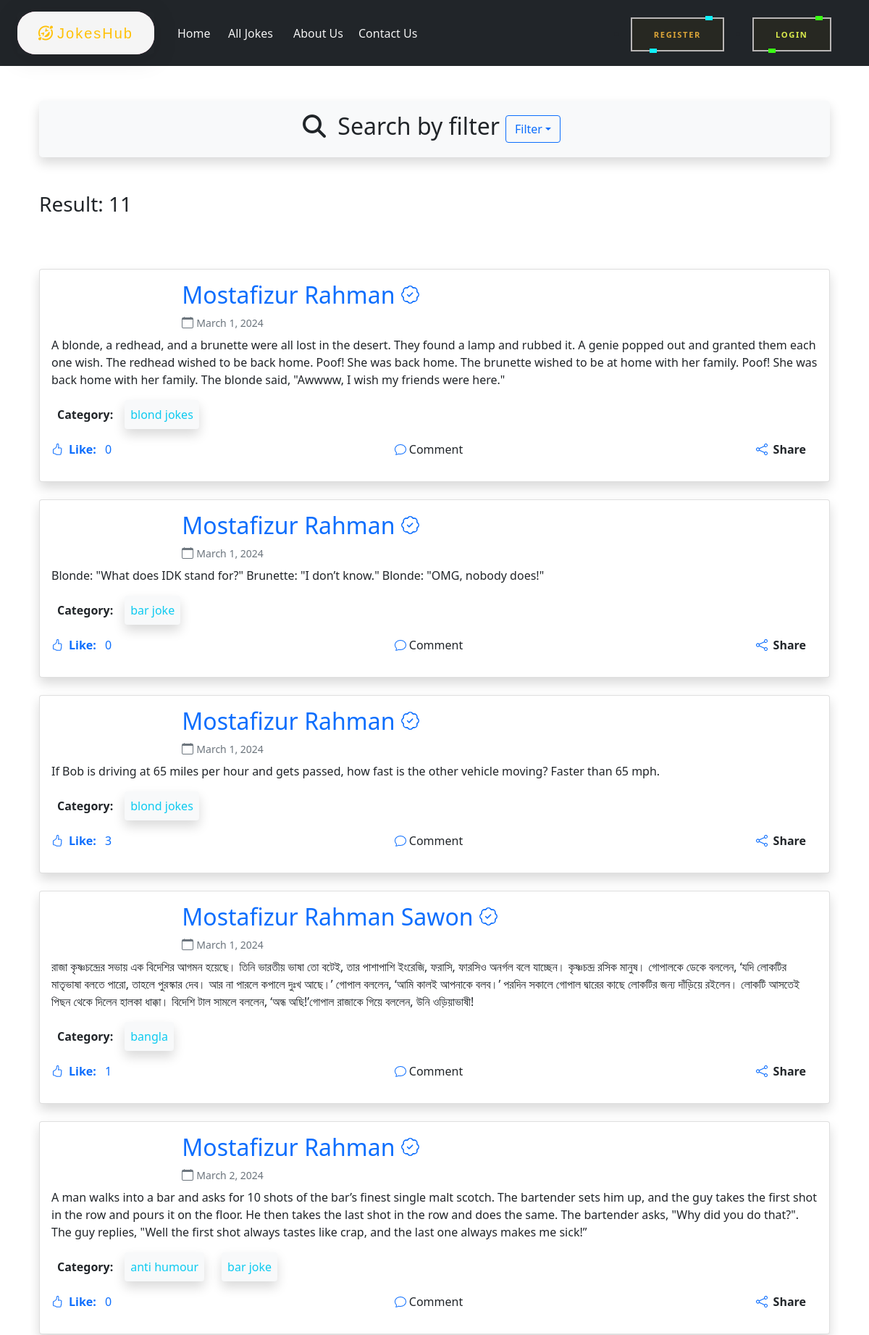
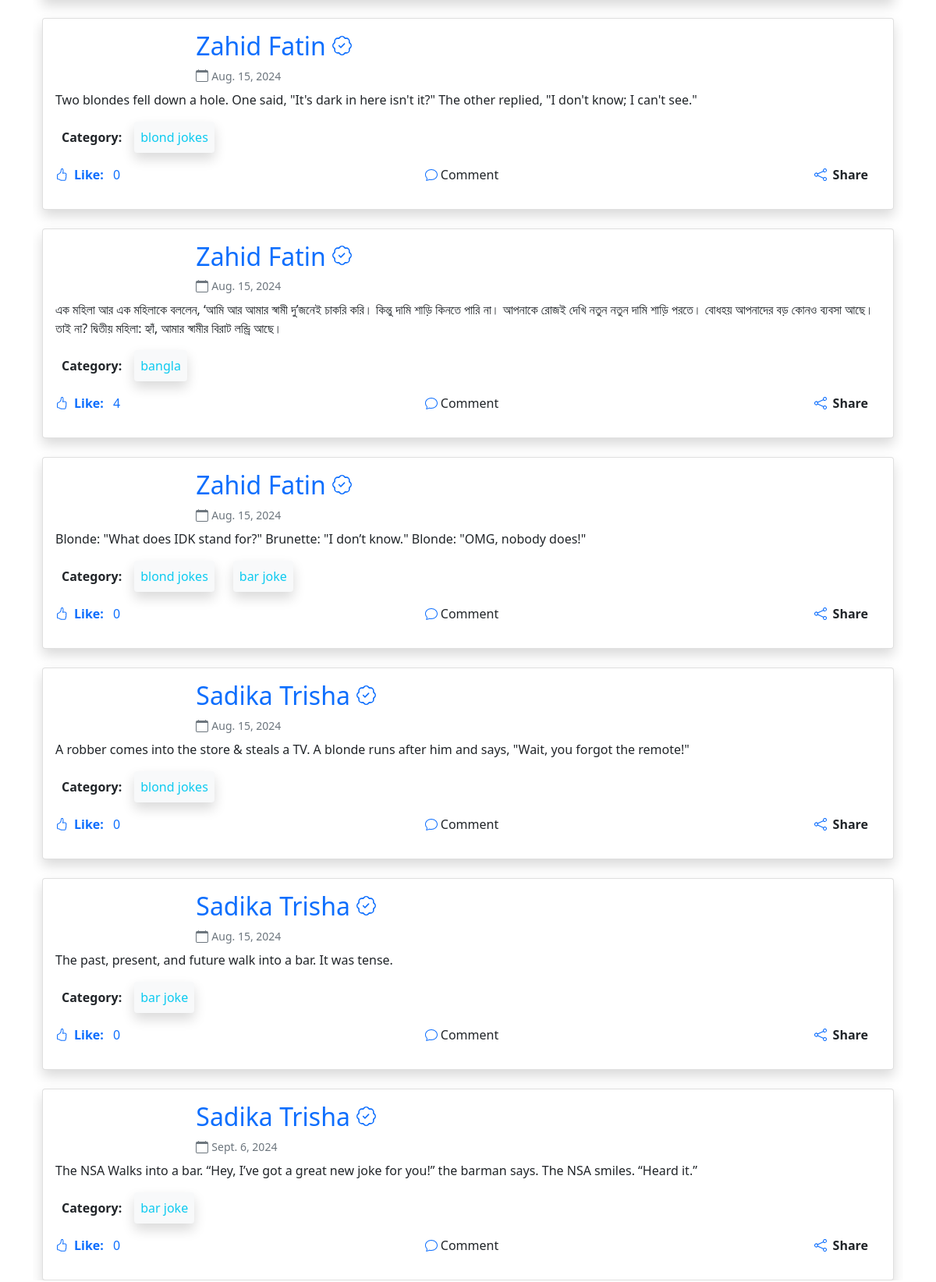
Screenshot of /jokes/all-jokes (upper part) with the database file from the repository (2 pictures, top to bottom).
### jokes/models.py (models this page shows, shortened)
class Joke(models.Model):
    description = models.TextField()
    like = models.IntegerField(default=0)
    owner = models.ForeignKey(User, on_delete=models.CASCADE)
    created_on = models.DateField(auto_now_add=True, null=True, blank=True)
    categories = models.ManyToManyField(Category, related_name="categories")
    shared_condition = models.BooleanField(default=False)
    shared_jokes = models.ForeignKey(User, on_delete = models.CASCADE, blank = True, null = True, related_name = 'shared')

class Category(models.Model):
    name = models.CharField(max_length=20)
    slug = models.SlugField(max_length=20,unique=True, null=True, blank=True)

### jokes/views.py (the view)
# urls.py: path("all-jokes", views.all_jokes, name = "all_jokes"),
def all_jokes(request, category_slug = None):
    jokes = Joke.objects.all()
    if category_slug is not None:
        categories = Category.objects.get(slug = category_slug)
        jokes = Joke.objects.filter(categories  = categories)
    categories = Category.objects.all()
    return render(request, 'show_jokes_main.html', {'jokes' : jokes, 'categories' : categories})

### jokes/templates/show_jokes_main.html (shortened to what this page needs)
{% extends 'base.html' %}
{% block content %}
{% load crispy_forms_tags %}
  <div class="container">
    <div class="d-flex justify-content-center align-items-center my-5 bg-light py-3 px-1 rounded-3 shadow">
      <div class="">
        <h2><i class="fa-solid fa-magnifying-glass me-2"></i> Search by filter</h2>
      </div>
      <div class="mx-2 dropdown">
        <button class="btn btn-outline-primary dropdown-toggle" type="button" id="dropdownMenuButton1" data-bs-toggle="dropdown" aria-expanded="false">Filter</button>
      </div>
    </div>
    <div class="my-5">
      <h3>Result: {{ jokes|length }}</h3>
    </div>
    <div class="row my-4 gy-4 d-flex justify-content-center overflow-auto">
      {% for joke in jokes %}
        <div class="col-md-12 d-flex justify-content-center w-100">
          <div style="width: 100vw;" class="card shadow rounded">
            <div class="card-body">
              <div class="row mb-2 d-flex align-items-center">
                <div class="col-md-10">
                  <h2 class="text-primary me-3">{{ joke.owner.first_name }} {{ joke.owner.last_name }} </h2>
                  <div class="d-flex align-items-center">
                    <small class="ms-1 text-muted">{{ joke.created_on }}</small>
                  </div>
                </div>
              </div>
              <p class="card-text">{{ joke.description }}</p>
              <div class="d-flex mb-3">
                <strong class="me-2 p-2">Category:</strong>
                {% for category in joke.categories.all %}
                  <a class="me-4 p-2 shadow rounded bg-light text-decoration-none text-info">{{ category.name }}</a>
                {% endfor %}
              </div>
              <div class="row text-info pe-3">
                <div class="col-md-4">
                  <p class="text-primary d-flex align-items-center">
                    <a class="text-decoration-none" href="{% url 'like_joke_url' joke.id %}"><strong class="me-2">Like:</strong> {{ joke.like }}</a>
                  </p>
                </div>
                <div class="col-md-4 ms-auto text-primary d-flex justify-content-center">
                  <p class="d-flex align-items-center">
                    <a href="{% url 'joke_detail' joke.pk %}" class="ms-1 text-decoration-none text-dark">Comment</a>
                  </p>
                </div>
                <div class="col-md-4 ms-auto text-primary d-flex justify-content-end">
                  <p class="d-flex align-items-center">
                    <a class="text-decoration-none" href="{% url 'share_joke_url' joke.id %}"><strong class="ms-2 text-dark">Share</strong></a>
                  </p>
                </div>
              </div>
            </div>
          </div>
        </div>
      {% endfor %}
    </div>
  </div>
{% endblock %}

### rows the page displays
Joke: owner.first_name "Mostafizur", owner.last_name "Rahman", created_on "March 1, 2024", description "A blonde, a redhead, and a brunette were all lost in the desert. They found a lamp and rubbed it. A genie popped out and granted them each one wish. The redhead wished to be back home. Poof! She was back home. The brunette wished to be at home with her family. Poof! She was back home with her family. The blonde said, \"Awwww, I wish my friends were here.\"", like "0"
Category: name "blond jokes"
Joke: owner.first_name "Mostafizur", owner.last_name "Rahman", created_on "March 1, 2024", description "Blonde: \"What does IDK stand for?\" Brunette: \"I don’t know.\" Blonde: \"OMG, nobody does!\"", like "0"
Category: name "bar joke"
Joke: owner.first_name "Mostafizur", owner.last_name "Rahman", created_on "March 1, 2024", description "If Bob is driving at 65 miles per hour and gets passed, how fast is the other vehicle moving? Faster than 65 mph.", like "3"
Joke: owner.first_name "Mostafizur", owner.last_name "Rahman Sawon", created_on "March 1, 2024", description "রাজা কৃষ্ণচন্দ্রের সভায় এক বিদেশির আগমন হয়েছে। তিনি ভারতীয় ভাষা তো বটেই, তার পাশাপাশি ইংরেজি, ফরাসি, ফারসিও অনর্গল বলে যাচ্ছেন। কৃষ্ণচন্দ্র রসিক মানুষ। গোপালকে ডেকে বললেন, ‘যদি লোকটির মাতৃভাষা বলতে পারো, তাহলে পুরস্কার দেব। আর না পারলে কপালে দুঃখ আছে।’ গোপাল বললেন, ‘আমি কালই আপনাকে বলব।’ পরদিন সকালে গোপাল দ্বারের কাছে লোকটির জন্য দাঁড়িয়ে রইলেন। লোকটি আসতেই পিছন থেকে দিলেন হালকা ধাক্কা। বিদেশি টাল সামলে বললেন, ‘অন্ধ অছি!’গোপাল রাজাকে গিয়ে বললেন, উনি ওড়িয়াভাষী!", like "1"
Category: name "bangla"
Joke: owner.first_name "Mostafizur", owner.last_name "Rahman", created_on "March 2, 2024", description "A man walks into a bar and asks for 10 shots of the bar’s finest single malt scotch. The bartender sets him up, and the guy takes the first shot in the row and pours it on the floor. He then takes the last shot in the row and does the same. The bartender asks, \"Why did you do that?\". The guy replies, \"Well the first shot always tastes like crap, and the last one always makes me sick!”", like "0"
Category: name "anti humour"
Joke: owner.first_name "Zahid", owner.last_name "Fatin", created_on "Aug. 15, 2024", description "Two blondes fell down a hole. One said, \"It's dark in here isn't it?\" The other replied, \"I don't know; I can't see.\"", like "0"
Joke: owner.first_name "Zahid", owner.last_name "Fatin", created_on "Aug. 15, 2024", description "এক মহিলা আর এক মহিলাকে বললেন, ‘আমি আর আমার স্বামী দু’জনেই চাকরি করি। কিন্তু দামি শাড়ি কিনতে পারি না। আপনাকে রোজই দেখি নতুন নতুন দামি শাড়ি পরতে। বোধহয় আপনাদের বড় কোনও ব্যবসা আছে। তাই না? দ্বিতীয় মহিলা: হ্যাঁ, আমার স্বামীর বিরাট লন্ড্রি আছে।", like "4"
Joke: owner.first_name "Zahid", owner.last_name "Fatin", created_on "Aug. 15, 2024", description "Blonde: \"What does IDK stand for?\" Brunette: \"I don’t know.\" Blonde: \"OMG, nobody does!\"", like "0"
Joke: owner.first_name "Sadika", owner.last_name "Trisha", created_on "Aug. 15, 2024", description "A robber comes into the store & steals a TV. A blonde runs after him and says, \"Wait, you forgot the remote!\"", like "0"
Joke: owner.first_name "Sadika", owner.last_name "Trisha", created_on "Aug. 15, 2024", description "The past, present, and future walk into a bar. It was tense.", like "0"
Joke: owner.first_name "Sadika", owner.last_name "Trisha", created_on "Sept. 6, 2024", description "The NSA Walks into a bar. “Hey, I’ve got a great new joke for you!” the barman says. The NSA smiles. “Heard it.”", like "0"

### other values shown
{{ jokes|length }} "11"
